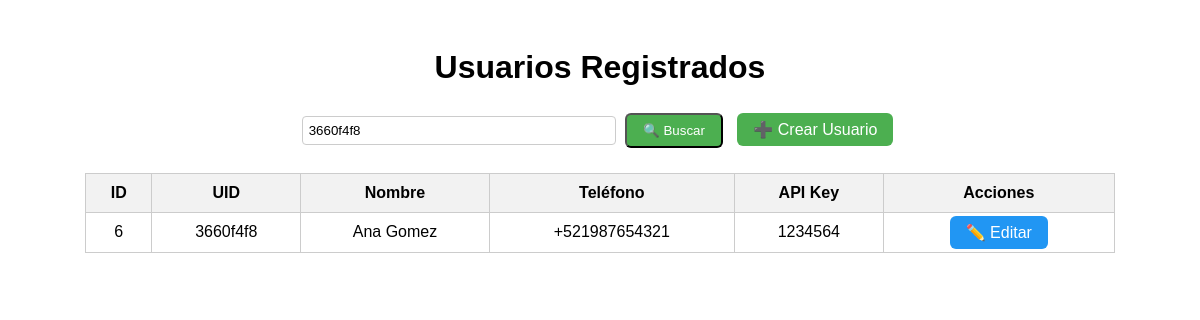
The page /ver_usuarios.php?busqueda=3660f4f8 on the database its author committed.
### tables this page shows
CREATE TABLE `usuarios` (
  `id` int(11) NOT NULL,
  `nombre` varchar(100) DEFAULT NULL,
  `uid` varchar(50) DEFAULT NULL,
  `telefono` varchar(20) DEFAULT NULL,
  `apikey` varchar(50) DEFAULT NULL
);

### ver_usuarios.php (the view, shortened to what this page needs)
<?php
$conexion = new mysqli("localhost", "root", "", "asistencia");
$busqueda = isset($_GET['busqueda']) ? $conexion->real_escape_string($_GET['busqueda']) : "";
$sql = "SELECT * FROM usuarios";
if (!empty($busqueda)) {
    $sql .= " WHERE uid LIKE '%$busqueda%' OR nombre LIKE '%$busqueda%' OR telefono LIKE '%$busqueda%' OR apikey LIKE '%$busqueda%'";
}
$sql .= " ORDER BY id ASC";
$resultado = $conexion->query($sql);
?>
<!DOCTYPE html>
<html lang="es">
<head>
</head>
<body>
    <h1>Usuarios Registrados</h1>
    <div class="top-bar">
        <form method="GET" style="display: inline-block;">
            <input type="text" name="busqueda" placeholder="Buscar por nombre, UID, teléfono o API key" value="<?= htmlspecialchars($busqueda) ?>">
            <button class="btn" type="submit">🔍 Buscar</button>
        </form>
        <a href="crear_usuario.php" class="btn">➕ Crear Usuario</a>
    </div>
    <table>
        <tr>
            <th>ID</th>
            <th>UID</th>
            <th>Nombre</th>
            <th>Teléfono</th>
            <th>API Key</th>
            <th>Acciones</th>
        </tr>
        <?php while($fila = $resultado->fetch_assoc()): ?>
            <tr>
                <td><?= $fila['id'] ?></td>
                <td><?= $fila['uid'] ?></td>
                <td><?= $fila['nombre'] ?></td>
                <td><?= $fila['telefono'] ?></td>
                <td><?= $fila['apikey'] ?></td>
                <td>
                    <a href="editar_usuario.php?id=<?= $fila['id'] ?>" class="btn edit">✏️ Editar</a>
                </td>
            </tr>
        <?php endwhile; ?>
    </table>
</body>
</html>

### ver_usuarios.php (style rules this page uses)
body { font-family: Arial, sans-serif; padding: 20px; text-align: center; }
.top-bar { margin-bottom: 20px; }
input[type="text"] { padding: 6px; width: 300px; border: 1px solid #ccc; border-radius: 4px; }
.btn { padding: 8px 16px; margin: 5px; background-color: #4CAF50; color: white; text-decoration: none; border-radius: 6px; }
.btn.edit { background-color: #2196F3; }
table { border-collapse: collapse; width: 90%; margin: auto; }
th, td { border: 1px solid #ccc; padding: 10px; }
th { background-color: #f2f2f2; }

### rows shown on the page
usuarios: id "6", uid "3660f4f8", nombre "Ana Gomez", telefono "+521987654321", apikey "1234564"
